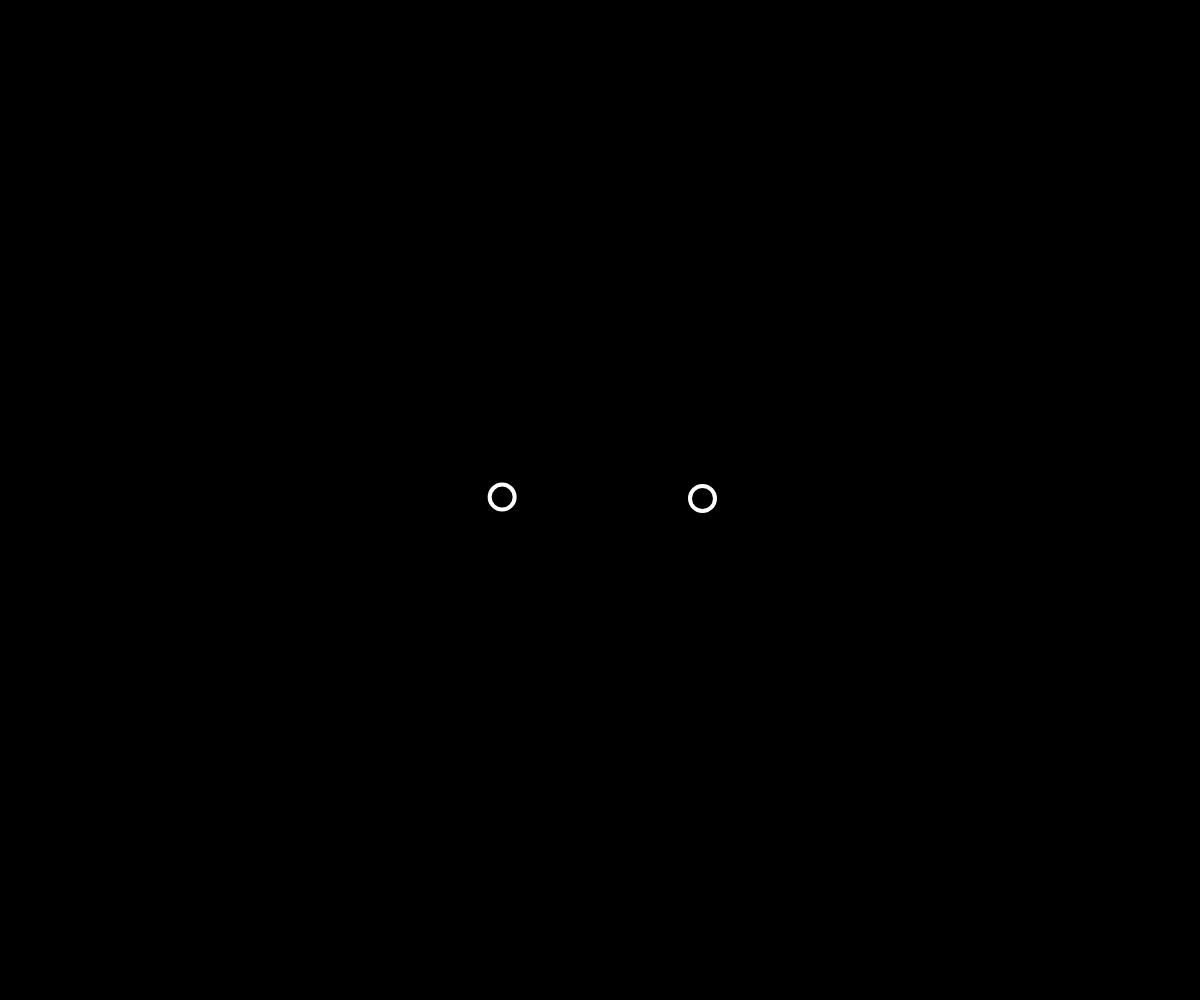
Frame 1 (no input)
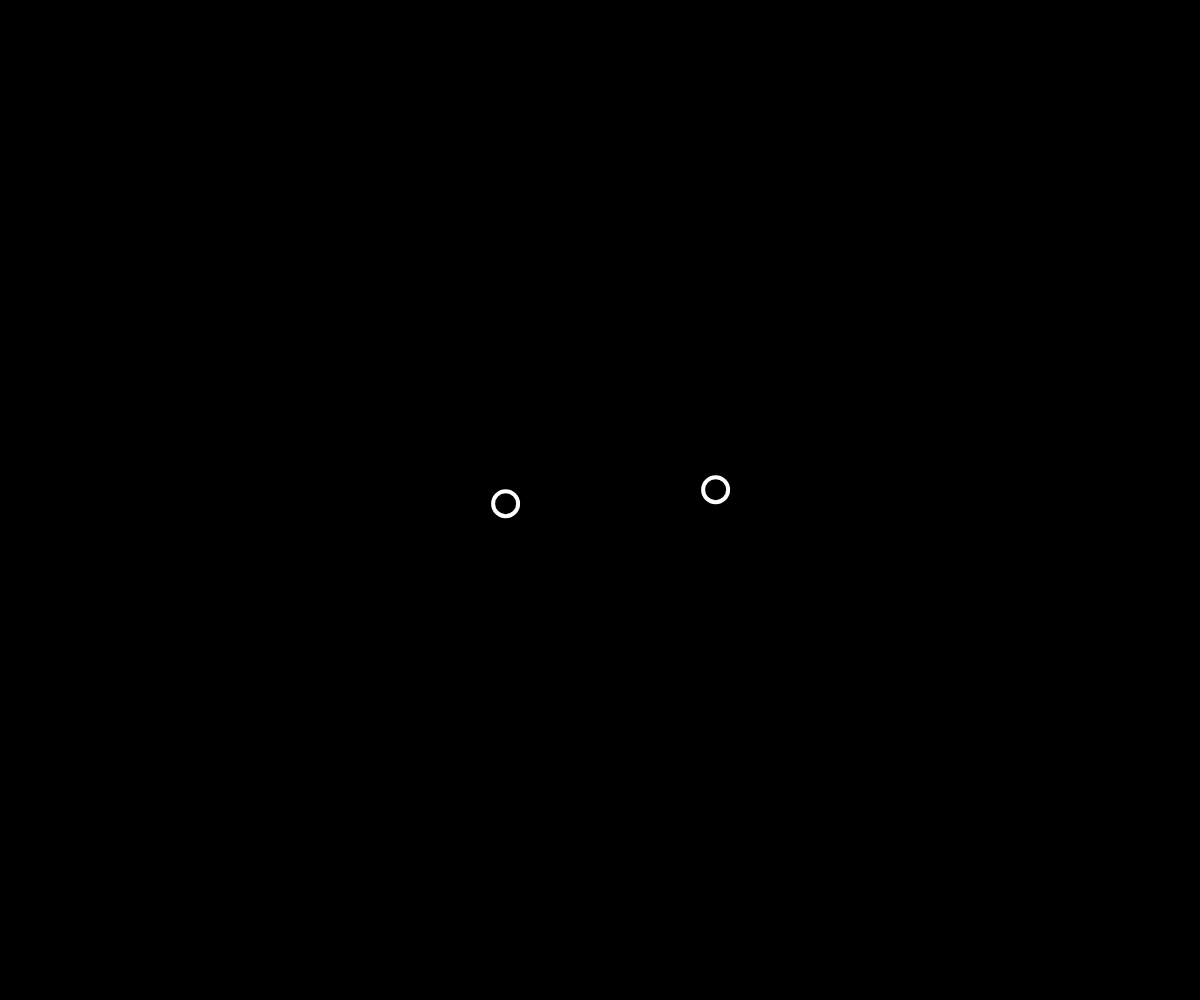
Frame 60 (no input)
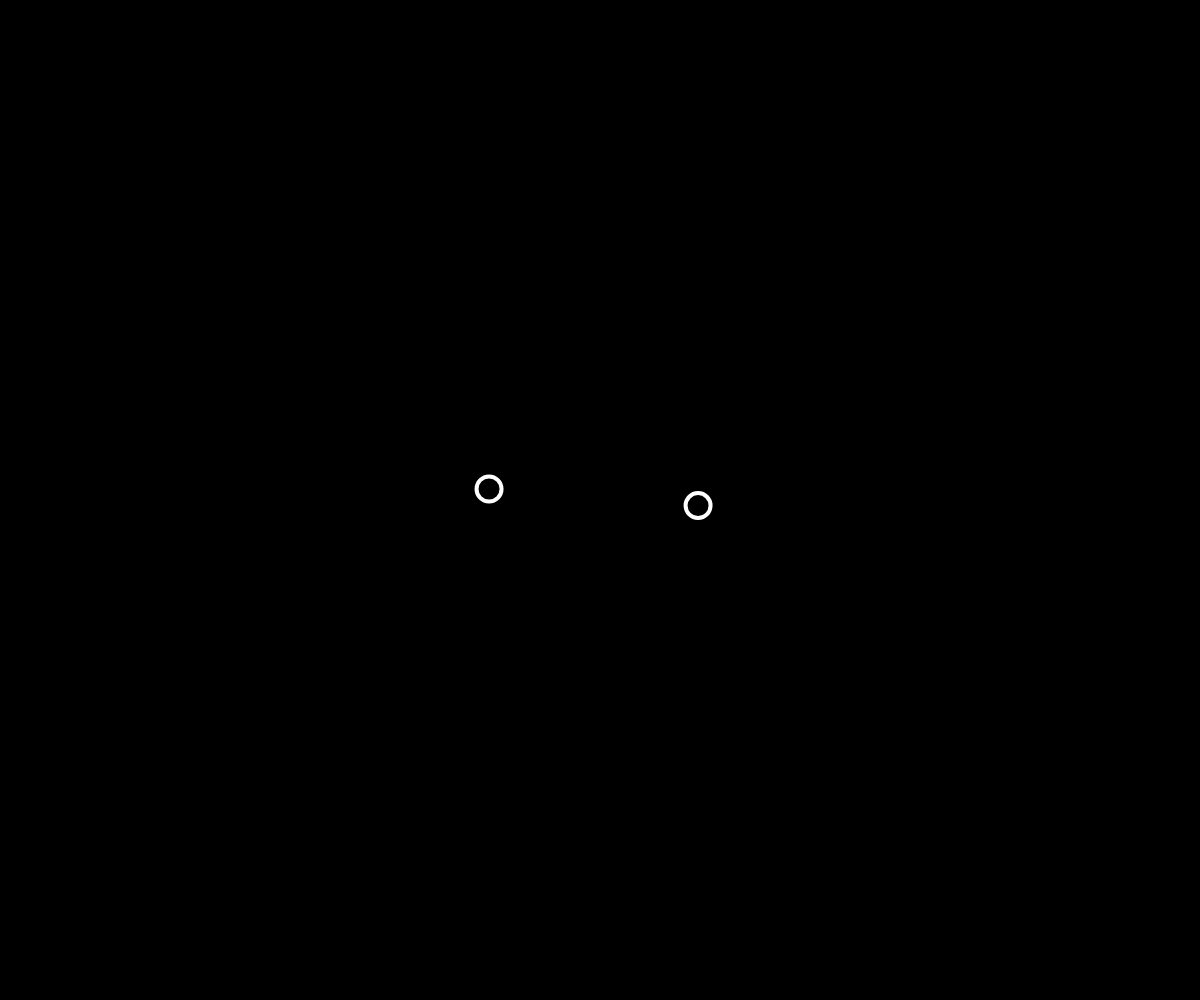
Frame 120 (the mouse pressed at the canvas centre since frame 60)

The p5.js sketch that drew these frames (run headless with seeded random() and noise() and a simulated clock; from frame 60 on, the mouse is pressed at the canvas centre):

// p5.js sketch
// ── sketch.js

let bubble1, bubble2;

function setup() {
	createCanvas(windowWidth, windowHeight);
	bubble1 = new Bubble(windowWidth/2 - 100, windowHeight/2);
	bubble2 = new Bubble(windowWidth/2 + 100, windowHeight/2);
}

function draw() {
	background(0);
	bubble1.move();
	bubble1.show();
	bubble2.move();
	bubble2.show();
}

// ── bubble.js
class Bubble {
	constructor(startX, startY) {
		this.x = startX;
		this.y = startY;
	}

	move() {
		this.x = this.x + random(-5,5);
		this.y = this.y + random(-5,5);
	}

	show() {
		stroke(255);
		strokeWeight(4);
		noFill();
		circle(this.x, this.y, 25);
	}
}
